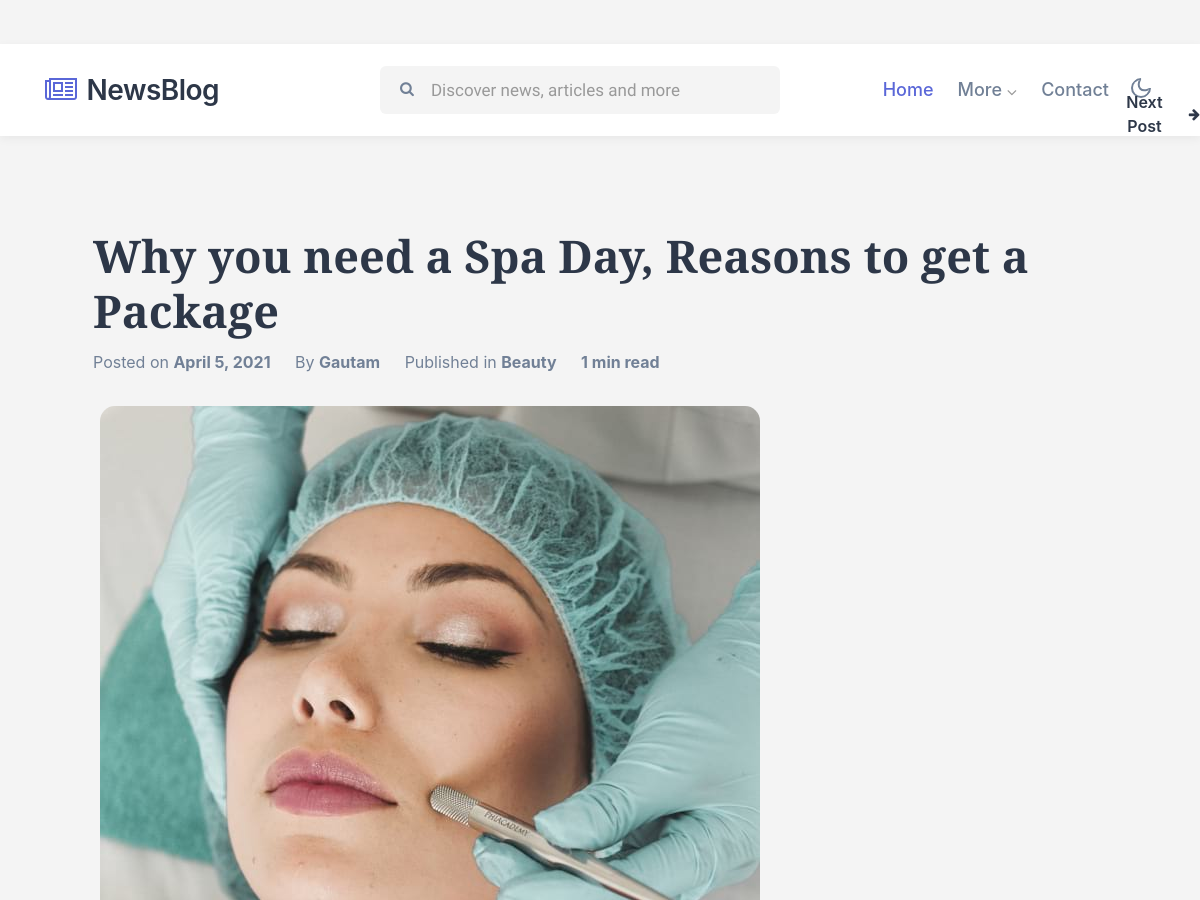
The app's page /detail-post/1/ (upper part), older data.
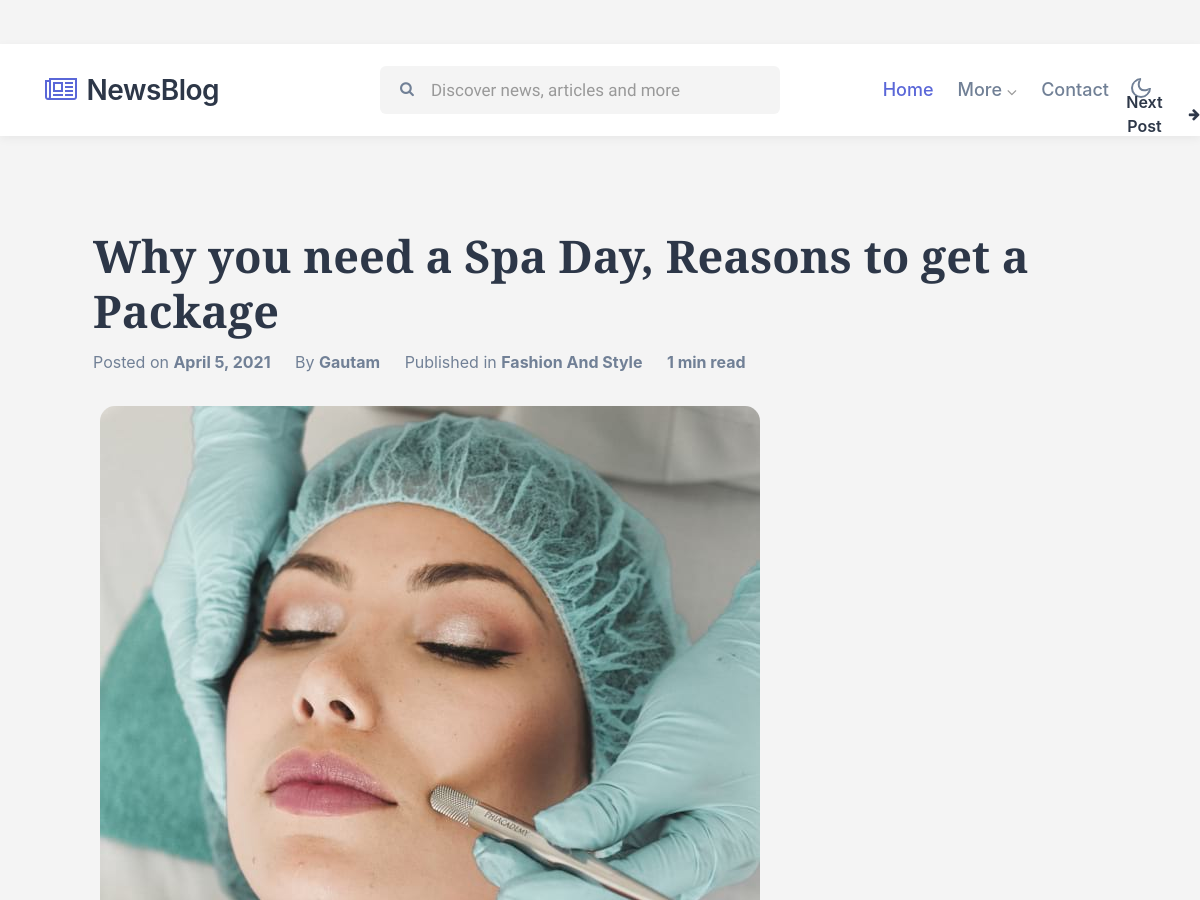
The same page, newer data.
### home/models.py (models this page shows, shortened)
class News(models.Model):
    title = models.CharField(max_length=125)
    description = models.TextField()
    author = models.ForeignKey(User, on_delete=models.CASCADE)
    isTrending = models.BooleanField(default=False)
    isEditorPick = models.BooleanField(default=False)
    category = models.CharField(max_length=124, choices=CATEGORY)
    image = models.ImageField(upload_to="news_thumbnail")
    timestamp = models.DateTimeField(auto_now_add=True)

### home/views.py (the view)
# urls.py: path('detail-post/<int:id>/', detail, name="detail-post"),
def detail(request, id):
    news = News.objects.get(pk=id)
    return render(request, 'blog-single.html', { 'news': news, 'test': "testing" })

### templates/blog-single.html (shortened to what this page needs)
{% extends 'base.html' %}
{% block content %}
{% if news %}
<section class="text-11 py-5">
    <div class="text11 py-lg-5 py-md-4">
        <div class="container">
            <div class="blog-title px-md-5">
                <h3 class="title-big"> {{ news.title }}
                </h3>
                <ul class="blog-list">
                    <li>
                        <p> Posted on <strong> {{news.timestamp|date}} </strong></p>
                    </li>
                    <li>
                        <p> By <a href="#author"><strong> {{ news.author.username|title }} </strong></a></p>
                    </li>
                    <li>
                        <p> Published in <a href="#category"><strong> {{news.category|title}} </strong></a></p>
                    </li>
                    <li>
                        <p> <a href="#category"><strong>1 min read</strong></a></p>
                    </li>
                </ul>
            </div>
        </div>
        <div class="image mb-sm-5 mb-4">
            <img src="{{ news.image.url }}" alt="" class="img-fluid radius-image-full">
        </div>
        <div class="container">
            <div class="row">
                <div class="col-lg-8">
                    <div class="text11-content">
                        <div class="new-posts clearfix">
                            <a class="next-post pull-right" href="{% url 'detail-post' news.id|add:'1' %}">Next Post <span class="fa fa-arrow-right"
                                    aria-hidden="true"></span></a>
                        </div>
                    </div>
                </div>
            </div>
        </div>
    </div>
</section>
{% endif %}
{% endblock %}

Row changes from the older to the newer data that the page shows:
changed News "Why you need a Spa Day, Reasons to get a Package": category "Beauty" → "Fashion And Style"
